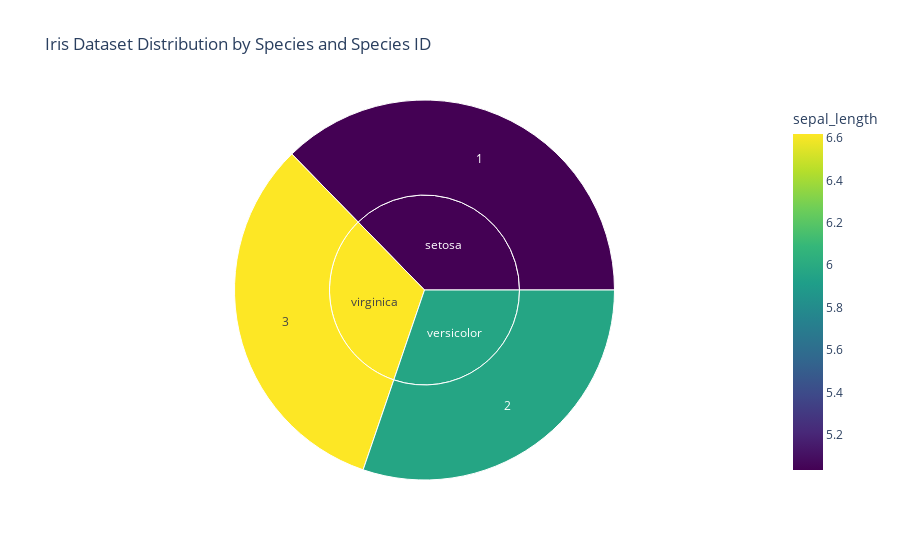

The notebook cell this image was saved under:
### Code cell
import plotly.express as px

# Load the Iris dataset
from plotly.data import iris

df = iris()

# Create the Sunburst Plot
fig = px.sunburst(
    data_frame=df,
    path=['species', 'species_id'],  # Hierarchical levels: Species > Species ID
    values='sepal_width',  # Using sepal width to define area size
    title="Iris Dataset Distribution by Species and Species ID",
    color='sepal_length',
    color_continuous_scale='Viridis',
    hover_data=['petal_length', 'petal_width', 'sepal_length', 'sepal_width']  # Display detailed measurements on hover
)

# Display the plot
fig.show()

# Save the plot as an HTML file and a PNG image
# fig.write_html('sunburst_iris_plot.html')
# fig.write_image('sunburst_iris_plot.png')

### Figure 1 — Plotly figure (JSON) as saved in the notebook; plotly's stock layout.template omitted (floating-point values rounded to 4 significant figures)
{"data": [{"branchvalues": "total", "customdata": [["(?)", "(?)", 5.035, 170.9, 5.035], ["(?)", "(?)", 5.966, 138.5, 5.966], ["(?)", "(?)", 6.619, 148.7, 6.619], ["(?)", "(?)", 5.035, 170.9, 5.035], ["(?)", "(?)", 5.966, 138.5, 5.966], ["(?)", "(?)", 6.619, 148.7, 6.619]], "domain": {"x": [0, 1], "y": [0, 1]}, "hovertemplate": "labels=%{label}<br>sepal_width=%{customdata[3]}<br>parent=%{parent}<br>id=%{id}<br>petal_length=%{customdata[0]}<br>petal_width=%{customdata[1]}<br>sepal_length=%{color}<extra></extra>", "ids": ["setosa/1", "versicolor/2", "virginica/3", "setosa", "versicolor", "virginica"], "labels": ["1", "2", "3", "setosa", "versicolor", "virginica"], "marker": {"coloraxis": "coloraxis", "colors": [5.035, 5.966, 6.619, 5.035, 5.966, 6.619]}, "name": "", "parents": ["setosa", "versicolor", "virginica", "", "", ""], "type": "sunburst", "values": [170.9, 138.5, 148.7, 170.9, 138.5, 148.7]}], "layout": {"coloraxis": {"colorbar": {"title": {"text": "sepal_length"}}, "colorscale": [[0, "#440154"], [0.1111, "#482878"], [0.2222, "#3e4989"], [0.3333, "#31688e"], [0.4444, "#26828e"], [0.5556, "#1f9e89"], [0.6667, "#35b779"], [0.7778, "#6ece58"], [0.8889, "#b5de2b"], [1, "#fde725"]]}, "legend": {"tracegroupgap": 0}, "title": {"text": "Iris Dataset Distribution by Species and Species ID"}}}
